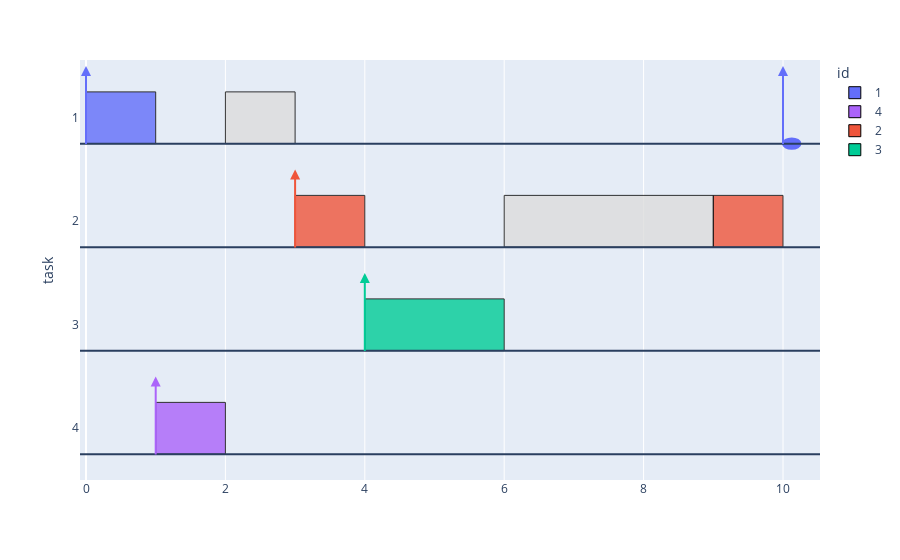

Notebook cell for this chart:
### Code cell
plot_gantt(tasks, df_traces)

### Figure 1 — Plotly figure (JSON) as saved in the notebook; plotly's stock layout.template omitted (floating-point values rounded to 4 significant figures)
{"data": [{"alignmentgroup": "True", "base": [0], "hovertemplate": "id=1<br>start=%{base}<br>end=%{x}<br>task=%{y}<extra></extra>", "legendgroup": "1", "marker": {"color": "#636EFA", "line": {"color": "black", "width": 1}, "opacity": 0.8}, "name": "1", "offsetgroup": "1", "orientation": "h", "showlegend": true, "textposition": "auto", "type": "bar", "width": 0.5, "x": [1], "xaxis": "x", "y": [1], "yaxis": "y"}, {"alignmentgroup": "True", "base": [1], "hovertemplate": "id=4<br>start=%{base}<br>end=%{x}<br>task=%{y}<extra></extra>", "legendgroup": "4", "marker": {"color": "#AB63FA", "line": {"color": "black", "width": 1}, "opacity": 0.8}, "name": "4", "offsetgroup": "4", "orientation": "h", "showlegend": true, "textposition": "auto", "type": "bar", "width": 0.5, "x": [1], "xaxis": "x", "y": [4], "yaxis": "y"}, {"alignmentgroup": "True", "base": [2, 6], "hovertemplate": "id=0<br>start=%{base}<br>end=%{x}<br>task=%{y}<extra></extra>", "legendgroup": "0", "marker": {"color": "#DDDDDD", "line": {"color": "black", "width": 1}, "opacity": 0.8}, "name": "0", "offsetgroup": "0", "orientation": "h", "showlegend": false, "textposition": "auto", "type": "bar", "width": 0.5, "x": [1, 3], "xaxis": "x", "y": [1, 2], "yaxis": "y"}, {"alignmentgroup": "True", "base": [3, 9], "hovertemplate": "id=2<br>start=%{base}<br>end=%{x}<br>task=%{y}<extra></extra>", "legendgroup": "2", "marker": {"color": "#EF553B", "line": {"color": "black", "width": 1}, "opacity": 0.8}, "name": "2", "offsetgroup": "2", "orientation": "h", "showlegend": true, "textposition": "auto", "type": "bar", "width": 0.5, "x": [1, 1], "xaxis": "x", "y": [2, 2], "yaxis": "y"}, {"alignmentgroup": "True", "base": [4], "hovertemplate": "id=3<br>start=%{base}<br>end=%{x}<br>task=%{y}<extra></extra>", "legendgroup": "3", "marker": {"color": "#00CC96", "line": {"color": "black", "width": 1}, "opacity": 0.8}, "name": "3", "offsetgroup": "3", "orientation": "h", "showlegend": true, "textposition": "auto", "type": "bar", "width": 0.5, "x": [2], "xaxis": "x", "y": [3], "yaxis": "y"}], "layout": {"annotations": [{"arrowcolor": "#636EFA", "arrowhead": 2, "arrowwidth": 2, "ax": 0, "axref": "x", "ay": 2.65, "ayref": "y", "showarrow": true, "x": 0, "y": 3.5}, {"arrowcolor": "#636EFA", "arrowhead": 2, "arrowwidth": 2, "ax": 10, "axref": "x", "ay": 2.65, "ayref": "y", "showarrow": true, "x": 10, "y": 3.5}, {"arrowcolor": "#AB63FA", "arrowhead": 2, "arrowwidth": 2, "ax": 1, "axref": "x", "ay": -0.35, "ayref": "y", "showarrow": true, "x": 1, "y": 0.5}, {"arrowcolor": "#EF553B", "arrowhead": 2, "arrowwidth": 2, "ax": 3, "axref": "x", "ay": 1.65, "ayref": "y", "showarrow": true, "x": 3, "y": 2.5}, {"arrowcolor": "#00CC96", "arrowhead": 2, "arrowwidth": 2, "ax": 4, "axref": "x", "ay": 0.65, "ayref": "y", "showarrow": true, "x": 4, "y": 1.5}], "barmode": "overlay", "legend": {"title": {"text": "id"}, "tracegroupgap": 0}, "margin": {"t": 60}, "shapes": [{"type": "line", "x0": 0, "x1": 1, "xref": "x domain", "y0": -0.25, "y1": -0.25, "yref": "y"}, {"fillcolor": "#636EFA", "line": {"color": "#636EFA"}, "type": "circle", "x0": 10, "x1": 10.25, "xref": "x", "y0": 2.7, "y1": 2.8, "yref": "y"}, {"type": "line", "x0": 0, "x1": 1, "xref": "x domain", "y0": 2.75, "y1": 2.75, "yref": "y"}, {"type": "line", "x0": 0, "x1": 1, "xref": "x domain", "y0": 0.75, "y1": 0.75, "yref": "y"}, {"type": "line", "x0": 0, "x1": 1, "xref": "x domain", "y0": 1.75, "y1": 1.75, "yref": "y"}], "xaxis": {"anchor": "y", "domain": [0, 1], "type": "linear"}, "yaxis": {"anchor": "x", "categoryorder": "category descending", "domain": [0, 1], "title": {"text": "task"}, "type": "category"}}}
